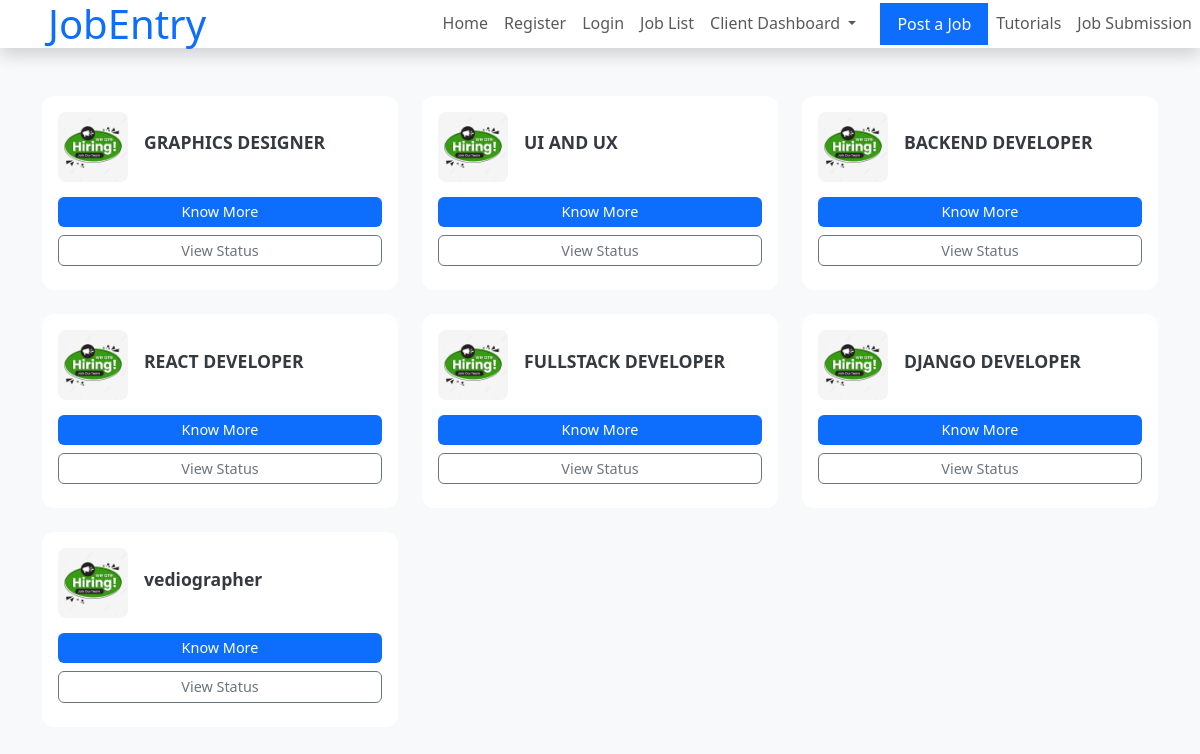
Page /Joblist on the committed database.
### client/models.py (models this page shows, shortened)
class Job(models.Model):
    job_name= models.CharField(max_length=100)
    description = models.TextField()
    vacancy=models.IntegerField()
    budget=models.IntegerField()
    Job_or_company_details = models.TextField(default="Not provided")
    Address = models.CharField(max_length=200, default="Not Provided")
    Location=models.CharField(max_length=200, default="Not Provided")
    Status = models.CharField(max_length=50, default='Not started yet')
    client = models.ForeignKey(settings.AUTH_USER_MODEL, on_delete=models.CASCADE)

### client/views.py (the view)
# urls.py: path('Joblist', views.Job_list.as_view(), name='Job_list'),
class Job_list(View):
    def get(self,request):
        j=Job.objects.all()
        context={'list':j}
        return render(request,'job_list.html',context)

### templates/job_list.html (shortened to what this page needs)
{% load static %}
{% load crispy_forms_tags %}
<!DOCTYPE html>
<html lang="en">
<head>
    <link href="https://cdn.jsdelivr.net/npm/bootstrap@5.3.3/dist/css/bootstrap.min.css" rel="stylesheet">
</head>
<body>
    {% include 'navbar.html' %}
    {% block content %}
    <div class="container my-5">
        <div class="row row-cols-1 row-cols-md-2 row-cols-lg-3 g-4">
            {% for job in list %}
            <div class="col">
                <div class="card job-card p-3 h-100">
                    <div class="d-flex align-items-center">
                        <img class="job-img" src="{% static 'img/2.jpg' %}" alt="Job Image">
                        <div class="ms-3 flex-grow-1">
                            <h5 class="job-title">{{ job.job_name }}</h5>
                        </div>
                    </div>
                    <div class="job-actions d-flex flex-column">
                        <a class="btn btn-primary-modern btn-sm w-100" href="{% url 'client:Job_details' job.pk %}">Know More</a>
                        <a class="btn btn-outline-modern btn-sm w-100" href="{% url 'freelancer:job_status' job.id %}">View Status</a>
                    </div>
                </div>
            </div>
            {% endfor %}
        </div>
    </div>
    {% endblock %}
</body>
</html>

### templates/navbar.html (shortened to what this page needs)
<nav class="navbar navbar-expand-lg bg-white navbar-light shadow sticky-top p-0">
    <a href="{% url 'client:category' %}" class="navbar-brand d-flex align-items-center text-center py-0 px-4 px-lg-5">
        <h1 class="m-0 text-primary">JobEntry</h1>
    </a>
    <div class="collapse navbar-collapse" id="navbarCollapse">
        <div class="navbar-nav ms-auto p-4 p-lg-0">
            <a href="{% url 'client:category' %}" class="nav-item nav-link">Home</a>
            <a href="{% url 'client:register' %}" class="nav-item nav-link">Register</a>
            <a href="{% url 'client:login' %}" class="nav-item nav-link">Login</a>
            <a href="{% url 'client:Job_list' %}" class="nav-item nav-link">Job List</a>
            <div class="nav-item dropdown">
                <a href="#" class="nav-link dropdown-toggle" id="clientDashboardDropdown" role="button" data-bs-toggle="dropdown" aria-expanded="false">
                    Client Dashboard
                </a>
            </div>
            <a href="{% url 'client:jobpost' %}" class="btn btn-primary rounded-0 py-2 px-3 ms-lg-3">Post a Job</a>
            <a href="{% url 'freelancer:tutorial_list' %}" class="nav-item nav-link">Tutorials</a>
            <a href="{% url 'freelancer:submit' %}" class="nav-item nav-link">Job Submission</a>
        </div>
    </div>
</nav>

### templates/job_list.html (style rules this page uses)
body { background-color: #f8f9fa; }
.job-card { transition: transform 0.3s, box-shadow 0.3s; border-radius: 12px; border: none; background-color: #fff; }
.job-img { width: 70px; height: 70px; object-fit: cover; border-radius: 8px; }
.job-title { font-size: 1.1rem; font-weight: 600; color: #343a40; }
.job-actions { margin-top: 15px; }
.job-actions a { margin-bottom: 8px; font-size: 0.9rem; border-radius: 6px; text-align: center; }
.btn-primary-modern { background-color: #0d6efd; border: none; color: white; }
.btn-outline-modern { border: 1px solid #6c757d; color: #6c757d; background-color: transparent; }

### rows in the picture
Job: job_name "GRAPHICS DESIGNER"
Job: job_name "UI AND UX"
Job: job_name "BACKEND DEVELOPER"
Job: job_name "REACT DEVELOPER"
Job: job_name "FULLSTACK DEVELOPER"
Job: job_name "DJANGO DEVELOPER"
Job: job_name "vediographer"
